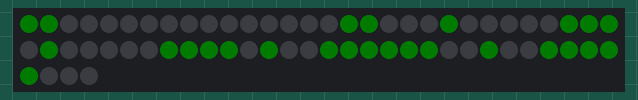
A sketch run on a simulated Arduino Uno, built with avr-gcc and run on an emulated ATmega328P. Parts: 64 RGB LEDs in strip order, left to right, continuing on the next row. Dim RGB values are drawn brighter than linear; random numbers use the default seed unless the sketch sets one.

Above: at 0.4 s.
At 1.5 s:
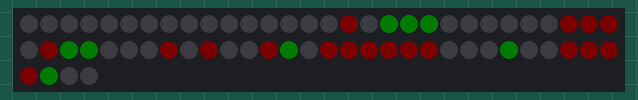
At 9.8 s:
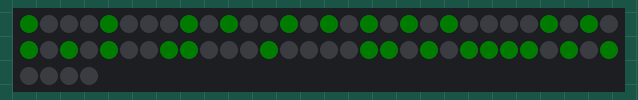
At 16.0 s:
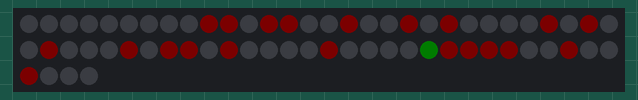
At 23.0 s:
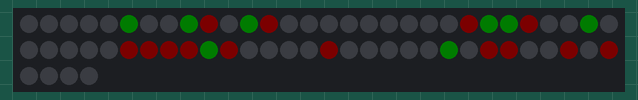
At 36.4 s:
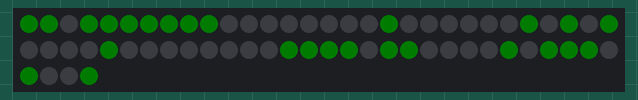

The sketch:

life_simulator.ino
```cpp
/*
Created by Bill Lattimer bill.lattimer@outlook.com

Life Simulator based on the work of John Horton Conway in the 70's

https://conwaylife.com/wiki/
https://en.wikipedia.org/wiki/Conway%27s_Game_of_Life

The Four Rules of Life;
  Any live cell with fewer than two live neighbors dies, as if caused by underpopulation.
  Any live cell with two or three live neighbors lives on to the next generation.
  Any live cell with more than three live neighbors dies, as if by overpopulation.
  Any dead cell with exactly three live neighbors becomes a live cell, as if by reproduction.

 Uses an 8x8 NeoPixel Matrix for display using the Adafruit NeoPixel library.
  A representation of the matrix is stored in three two-dimensional arrrays
  One that contains the NeoPixel address
  One that contains the current state of the simulation
  One that contains the next generation of the simulation

The general flow is:

  Randomly generate the starting positions by using a random number of cells to be lit using 1/2 of the available pixels

  Apply the rules to determine who lives and dies

  Check to see if the simulation is extinct (no pixels lit) or static (no changes between rounds) and if so generate new start.

  Display the current generation

Future work
  Determine if an array is static with repeating patterns
  Consider wrapping display
*/

#include <Adafruit_NeoPixel.h>

// Number of LEDs in attached NeoPixel
#define LED_COUNT 64

// Arduino pin connected to NeoPixel
#define LED_PIN 6

// BRIGHTNESS level
#define STRIP_BRIGHT 3    // set low to stay within the power ability of ~800mA of the Nano to power directly.

/*
Declare NeoPixel strip object:
  Argument 1 = Number of pixels in NeoPixel strip
  Argument 2 = Arduino pin number (most are valid)
  Argument 3 = Pixel type flags, add together as needed:
  NEO_KHZ800  800 KHz bitstream (most NeoPixel products w/WS2812 LEDs)
  NEO_KHZ400  400 KHz (classic 'v1' (not v2) FLORA pixels, WS2811 drivers)
  NEO_GRB     Pixels are wired for GRB bitstream (most NeoPixel products)
  NEO_RGB     Pixels are wired for RGB bitstream (v1 FLORA pixels, not v2)
  NEO_RGBW    Pixels are wired for RGBW bitstream (NeoPixel RGBW products)
*/
Adafruit_NeoPixel strip(LED_COUNT, LED_PIN);

// Set the array dimensions based on matrix size
#define LED_ROW 8
#define LED_COL 8

// Define pixel # in a 2-dimensional array - NOTE that this array is specific to a particular matrix and must be tested.
int pixel_reference[LED_ROW][LED_COL] = {{63,62,61,60,59,58,57,56},{48,49,50,51,52,53,54,55},{47,46,45,44,43,42,41,40},{32,33,34,35,36,37,38,39},{31,30,29,28,27,26,25,24},{16,17,18,19,20,21,22,23},{15,14,13,12,11,10,9,8},{0,1,2,3,4,5,6,7}};

// Number of attributes
#define CELL_ATTRIB 2

// Cell alive or dead attrbute
#define CELL_STATUS 0

// Number of generations cell has been alive attribute
#define CELL_GEN 1

// Array for the current generation
int current_state[LED_ROW][LED_COL][CELL_ATTRIB];

// Array for the next generation
int future_state[LED_ROW][LED_COL][CELL_ATTRIB];

// Generation counter
int generations = 0;

void setup() {
  // Start the Serial Monitor for debugging
  // Serial.begin(9600);

  strip.begin();                      // Setup the strip, all off
  strip.show();                       // Display the strip
  strip.setBrightness(STRIP_BRIGHT);  // Set low brightness to stay within Arduino power output of ~800mA

  random_start();
}

void loop() {
  // Perform tests on all current cells for life or death, and set the future state

  // Copy the current matrix into the future matrix
  for (int row = 0; row < LED_ROW; row++) {
    for (int col = 0; col < LED_COL; col++) {
      future_state[row][col][CELL_STATUS] = current_state[row][col][CELL_STATUS];
      future_state[row][col][CELL_GEN] = current_state[row][col][CELL_GEN];
    }
  }

  // Apply the rules to see which cells live or die.
  for (int row = 0; row < LED_ROW; row++) {
    for (int col = 0; col < LED_COL; col++) {
      int neighbors = 0;

      // check the 8 adjoining cells; colony does not wrap, while Conway would indicate that it should.
      // check row above
      if ((current_state[row-1][col][CELL_STATUS]  == 1) and (row - 1 > 0)) (neighbors++);
      if ((current_state[row-1][col-1][CELL_STATUS]  == 1) and ((row-1 > 0) and (col-1 > 0))) (neighbors++);
      if ((current_state[row-1][col+1][CELL_STATUS]  == 1) and ((row-1 > 0) and (col+1 < LED_COL))) (neighbors++);

      // check row below
      if ((current_state[row+1][col][CELL_STATUS]  == 1) and ((row+1 < LED_ROW) and (col + 1 < LED_COL))) (neighbors++);
      if ((current_state[row+1][col-1][CELL_STATUS]  == 1) and ((row+1 < LED_ROW) and (col - 1 > 0))) (neighbors++);
      if ((current_state[row+1][col+1][CELL_STATUS]  == 1) and ((row + 1 < LED_ROW) and (col + 1 < LED_COL))) (neighbors++);

      // check right and left in current row
      if ((current_state[row][col-1][CELL_STATUS]  == 1) and (col - 1 > 0)) (neighbors++);
      if ((current_state[row][col+1][CELL_STATUS]  == 1) and (col + 1 < LED_COL)) (neighbors++);

      // Who lives, who dies
      // If cell is alive and has <2 or >3 neighbors, it dies
      if ((current_state[row][col][CELL_STATUS]  == 1) and ((neighbors < 2) or (neighbors > 3))) {
        future_state[row][col][CELL_STATUS]  = 0;
        future_state[row][col][CELL_GEN] = 0;
      }
      // If cell is dead and has exactly 3 neighbors, regenerates
      else if ((current_state[row][col][CELL_STATUS]  == 0) and (neighbors == 3)) {
        future_state[row][col][CELL_STATUS]  = 1;
        future_state[row][col][CELL_GEN] = 1;
      }
      // if neither is true, then the cell survives to the next generation
      else  {
        future_state[row][col][CELL_GEN]++;
      }
    }
  }

  // If life is extinct or static (no dynamis) randomize and restart
  if (life_extinct() || life_static())  {
    random_start();
  }
  else  {
    // Copy the future matrix to the current matrix
    for (int row = 0; row < LED_ROW; row++) {
      for (int col = 0; col < LED_COL; col++) {
        current_state[row][col][CELL_STATUS] = future_state[row][col][CELL_STATUS];
        current_state[row][col][CELL_GEN] = future_state[row][col][CELL_GEN];
      }
    }
  }

  // Show the current matrix, then go back, Jack, and do it again
  matrix_show();
  delay(1000);

  // Reset after 100 generations; currently to address lack of trap for repeating patterns
  generations++;
  if (generations > 100) {
    generations = 0;
    random_start();
  }
}

// Iterate through matrix and see if all cells are dead
bool life_extinct()  {
  bool le = true;

  for (int row = 0; row < LED_ROW; row++) {
    for (int col = 0; col < LED_COL; col++) {
      // if any single cell is alive, then the colony is not extinct
      if (future_state[row][col][CELL_STATUS] == 1) {
        le = false;
      }
    }
  }

  return(le);
}

// Iterate through matrix and see if the colony is static
// NOTE: does not detect repeating patterns such as propeller, etc.
bool life_static()  {
  bool stat = true;

  for (int row = 0; row < LED_ROW; row++) {
    for (int col = 0; col < LED_COL; col++) {
      // in any case where the future state doesn't equal the current state, then the colony is not static
      if (future_state[row][col][CELL_STATUS] != current_state[row][col][CELL_STATUS]) {
        stat = false;
      }
    }
  }

  return(stat);
}

// Creates a random starting position
void random_start() {
  // Clear the matrix
  for (int row = 0; row < LED_ROW; row++) {
    for (int col = 0; col < LED_COL; col++) {
      current_state[row][col][CELL_STATUS] = 0;
      current_state[row][col][CELL_GEN] = 0;
    }
  }

  // Randomly mark approximately 1/2 of the pixels as alive
  for (int rnd = 0; rnd <= (LED_COUNT / 2); rnd++) {
    int row = random(0,LED_ROW);
    int col = random(0,LED_COL);

    current_state[row][col][CELL_STATUS] = 1;
    current_state[row][col][CELL_GEN] = 1;
  }

  // Slowly bring up brightness
  for (int brt = 0; brt <= STRIP_BRIGHT; brt++) {
    strip.setBrightness(brt);
    matrix_show();
    delay(100);
    }

delay(1000);
}

// Show the current matrix
void matrix_show()  {
  strip.clear();  // clear the display

  // turn on LEDs based on the matrix
  for (int row = 0; row < LED_ROW; row++) {
    for (int col = 0; col < LED_COL; col++) {
      // get the state for each LED and turn on/off
      // if the cell is dead, turn off
      if  (current_state[row][col][CELL_STATUS] == 0)  {
        strip.setPixelColor(pixel_reference[row][col],0,0,0);
      }
      // if it's first generation, make green
      else if (current_state[row][col][CELL_GEN] == 1)  {
        strip.setPixelColor(pixel_reference[row][col],0,255,0);
      }
      //else it's more than 1 generation, turn red
      else {
        strip.setPixelColor(pixel_reference[row][col],255,0,0);
      }
    }
  }
  strip.show();
}
```

Measured:
- what the display in image 0 shows lasts 1.1 s, from 0.3 s to 1.4 s
- what the display in image 1 shows lasts 1.0 s, from 1.4 s to 2.4 s
- what the display in image 2 shows lasts 2.1 s, from 9.8 s to 11.9 s
